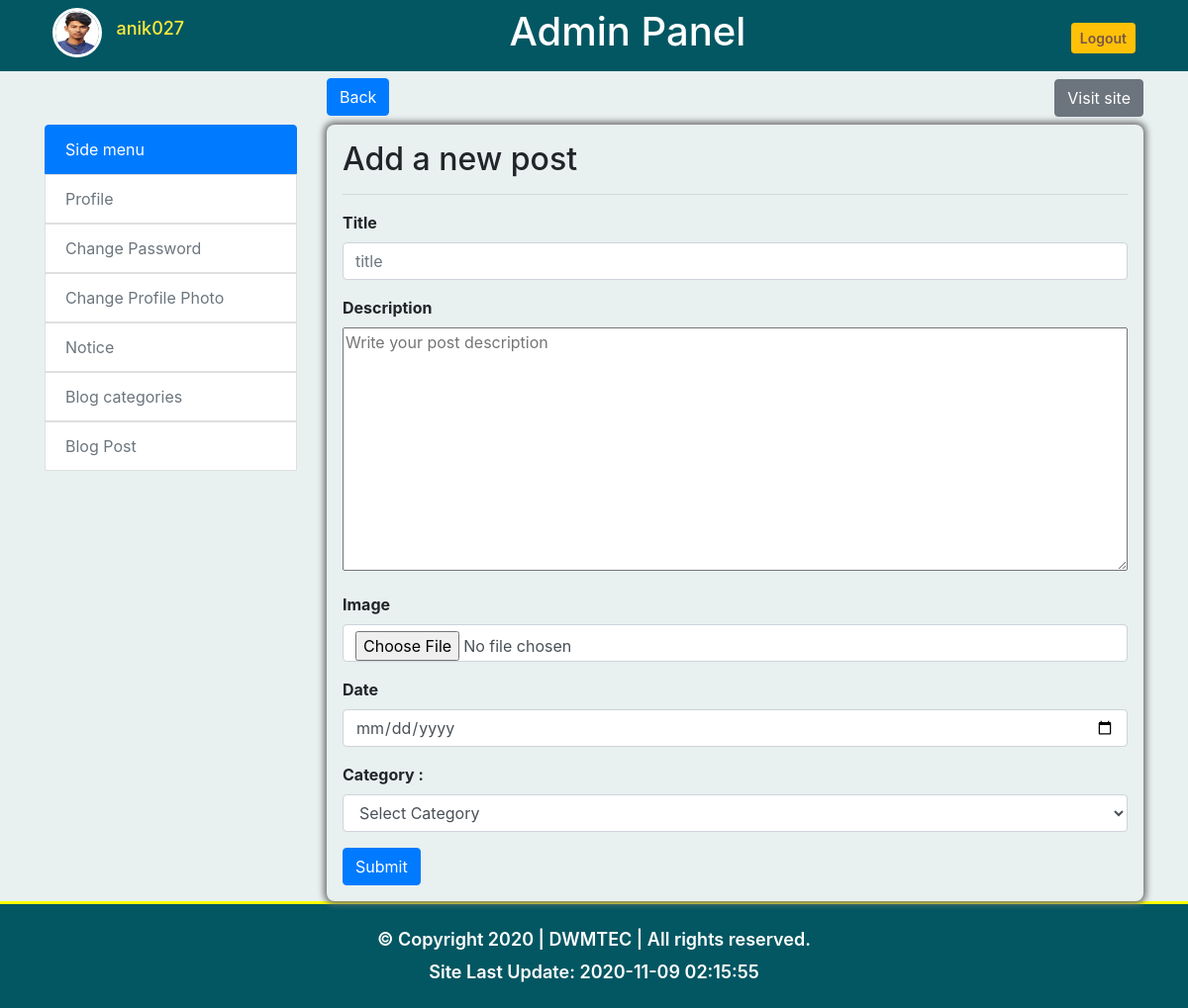
Page /admin/post/create.php (signed in) on the committed database.
### tables this page shows
CREATE TABLE IF NOT EXISTS `dwmtec_user` (
  `id` int(11) NOT NULL AUTO_INCREMENT,
  `fname` varchar(255) NOT NULL,
  `lname` varchar(255) NOT NULL,
  `username` varchar(255) NOT NULL,
  `email` varchar(255) NOT NULL,
  `password` varchar(12) NOT NULL,
  `image` varchar(255) NOT NULL,
  PRIMARY KEY (`id`)
);

### admin/post/create.php (the view, shortened to what this page needs)
<?php include('../include/header.php'); ?>
<a href="index.php"><button class="btn btn-primary btn-back">Back</button></a>
<div class="admin-wraper p-3">
		<h2>Add a new post <hr></h2>
			<form action="store.php" method="post" enctype="multipart/form-data">
			 	<div class="form-group d-block">
				    <label for="title"><b>Title</b></label>
				    <input type="text" class="form-control" name="title"  required="" placeholder="title">
				</div>
				<div class="form-group d-block">
				    <label for="description"><b>Description</b></label>
				   <textarea name="description" class="w-100" rows="10" required="" placeholder="Write your post description"></textarea>
				</div>
				<div class="form-group  d-block">
				    <label for="image"><b>Image</b></label>
				    <input type="file"  class="form-control"  name="image">
				</div>
				<div class="form-group  d-block">
				    <label for="date"><b>Date</b></label>
				    <input type="date"  class="form-control" required="" name="date">
				</div>
				<div class="form-group">
		            <label class="font-weight-bold" for="category">Category :</label>
		            <select class="form-control" name="category_id" id="category">
		                <option >Select Category</option>
		            </select>
		          </div>
			  <button type="submit" class="btn btn-primary">Submit</button>
		</form>
</div>
<?php include("../include/footer.php") ?>

### admin/include/header.php (shortened to what this page needs)
<?php
$url=("http://localhost/dwmtec/admin/");
?>
<?php
$id = $_SESSION['userId'];
$con =connectDB();
$sql = "SELECT * FROM dwmtec_user WHERE id =$id";
$result =mysqli_query($con,$sql);
$data =mysqli_fetch_assoc($result);
?>
<!DOCTYPE html>
<html lang="en">
<head>
	<link rel="stylesheet" href="<?php echo $url; ?>css/bootstrap.min.css">
	<link rel="stylesheet" href="<?php echo $url; ?>css/style.css">
	<link rel="stylesheet" href="<?php echo $url; ?>css/responsive.css">
</head>
<body>
	<header>
		<div class="fuild-wraper" style="background: #035762;">
			<div class="container">
				<div class=" clearfix">
					<div class="admin-header text-center p-2">
						<div class="profile" style="display: inline-block; float: left;">
							<img src="<?php echo $url; ?><?php echo $data['image']; ?>"
							 style="width:50px;height:50px;border-radius: 100%;border: 3px solid white;">
								<a id="profileHov" href="<?php echo $url; ?>profile">
									<h3  style="display: inline-block;margin-left: 10px;color:#ffeb3b; vertical-align: middle;font-size: 18px;">
									<?php
										echo  $data['username'];
									 ?>
								 	</h3>
								</a>
						</div>
						<h2 style="color:white; display: inline-block;vertical-align: middle;font-size: 40px;">Admin Panel</h2>
						<div class="logout float-right d-inline-block" style="vertical-align: middle;margin-top: 15px;">
							<a href="<?php echo $url; ?>logout.php"><button class="btn btn-warning btn-sm" style="color: #795548; font-weight: 600;">Logout</button></a>
						</div>
					</div>
				</div>
		</div>
	</div>
	<div class="container">
		<div class="row clearfix" >
			<div class="col-md-12 text-right mt-2">
			    <a href="<?php echo $url; ?>../index.php" target="blank"><button class="btn btn-secondary mb-2">Visit site</button></a>
			</div>
		</div>
	</div>
	<div class="side-manu">
		<div class="container">
			<div class="row clearfix">
				<div class="col-md-3 mb-5" >
					<div class="list-group">
						<button type="button" class="list-group-item list-group-item-action active">
						 Side menu
						</button>
						<a href="<?php echo $url; ?>profile"><button type="button" class="list-group-item
						    list-group-item-action" disabled>Profile</button ></a>
						<a href="<?php echo $url; ?>password-recover.php"><button type="button" class="list-group-item
						    list-group-item-action" disabled>Change Password</button ></a>
						<a href="<?php echo $url; ?>profile/profile-photo.php"><button type="button" class="list-group-item
						    list-group-item-action" disabled>Change Profile Photo </button ></a>
						<a href="<?php echo $url; ?>Notice"><button type="button" class="list-group-item
							list-group-item-action" disabled>Notice</button ></a>
						<a href="<?php echo $url; ?>post-category/index.php"><button type="button" class="list-group-item
							list-group-item-action" disabled>Blog categories</button></a>
						<a href="<?php echo $url; ?>post/index.php"><button type="button" class="list-group-item
							list-group-item-action" disabled>Blog Post</button></a>
					</div>
				</div>
				<div class="col-md-9">

### admin/css/style.css (style rules this page uses)
body { background:#03596217; }
header { min-height: calc(100vh - 106px); }
.admin-wraper { box-shadow: 0 0 6px 3px #747474; border-radius: 8px; }
.btn-back { position: absolute; top: -47px; }

### rows in the picture
dwmtec_user: image (picture), username "anik027"
